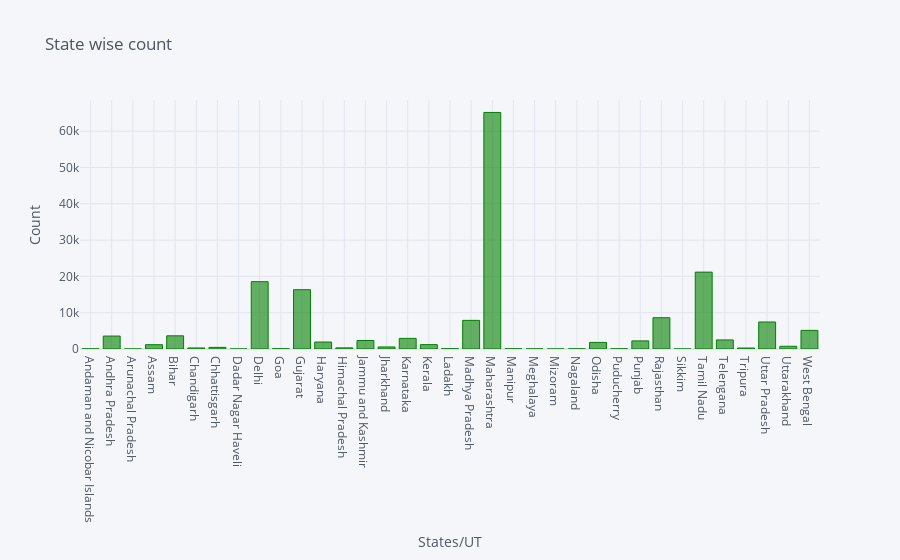

Source (notebook cell):
### Code cell
#state wise count in barplot
latest_data.iplot(kind='bar',x='Name of State / UT',y='Total Confirmed cases',colors='green',xTitle='States/UT',yTitle='Count',title='State wise count')

### Figure 1 — Plotly figure (JSON) as saved in the notebook; plotly's stock layout.template omitted (floating-point values rounded to 4 significant figures)
{"data": [{"marker": {"color": "rgba(0, 128, 0, 0.6)", "line": {"color": "rgba(0, 128, 0, 1.0)", "width": 1}}, "name": "Total Confirmed cases", "orientation": "v", "text": "", "type": "bar", "x": ["Andaman and Nicobar Islands", "Andhra Pradesh", "Arunachal Pradesh", "Assam", "Bihar", "Chandigarh", "Chhattisgarh", "Dadar Nagar Haveli", "Delhi", "Goa", "Gujarat", "Haryana", "Himachal Pradesh", "Jammu and Kashmir", "Jharkhand", "Karnataka", "Kerala", "Ladakh", "Madhya Pradesh", "Maharashtra", "Manipur", "Meghalaya", "Mizoram", "Nagaland", "Odisha", "Puducherry", "Punjab", "Rajasthan", "Sikkim", "Tamil Nadu", "Telengana", "Tripura", "Uttar Pradesh", "Uttarakhand", "West Bengal"], "y": [33, 3569, 4, 1185, 3636, 289, 447, 2, 18549, 70, 16343, 1923, 313, 2341, 563, 2922, 1208, 74, 7891, 65168, 62, 27, 1, 36, 1819, 51, 2233, 8617, 1, 21184, 2499, 268, 7445, 749, 5130]}], "layout": {"legend": {"bgcolor": "#F5F6F9", "font": {"color": "#4D5663"}}, "paper_bgcolor": "#F5F6F9", "plot_bgcolor": "#F5F6F9", "title": {"font": {"color": "#4D5663"}, "text": "State wise count"}, "xaxis": {"gridcolor": "#E1E5ED", "showgrid": true, "tickfont": {"color": "#4D5663"}, "title": {"font": {"color": "#4D5663"}, "text": "States/UT"}, "zerolinecolor": "#E1E5ED"}, "yaxis": {"gridcolor": "#E1E5ED", "showgrid": true, "tickfont": {"color": "#4D5663"}, "title": {"font": {"color": "#4D5663"}, "text": "Count"}, "zerolinecolor": "#E1E5ED"}}}
